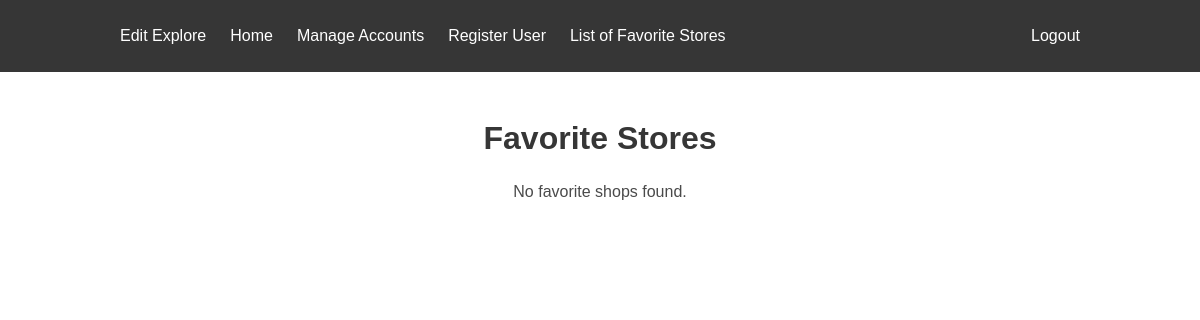
Before: /favorites with the older database file.
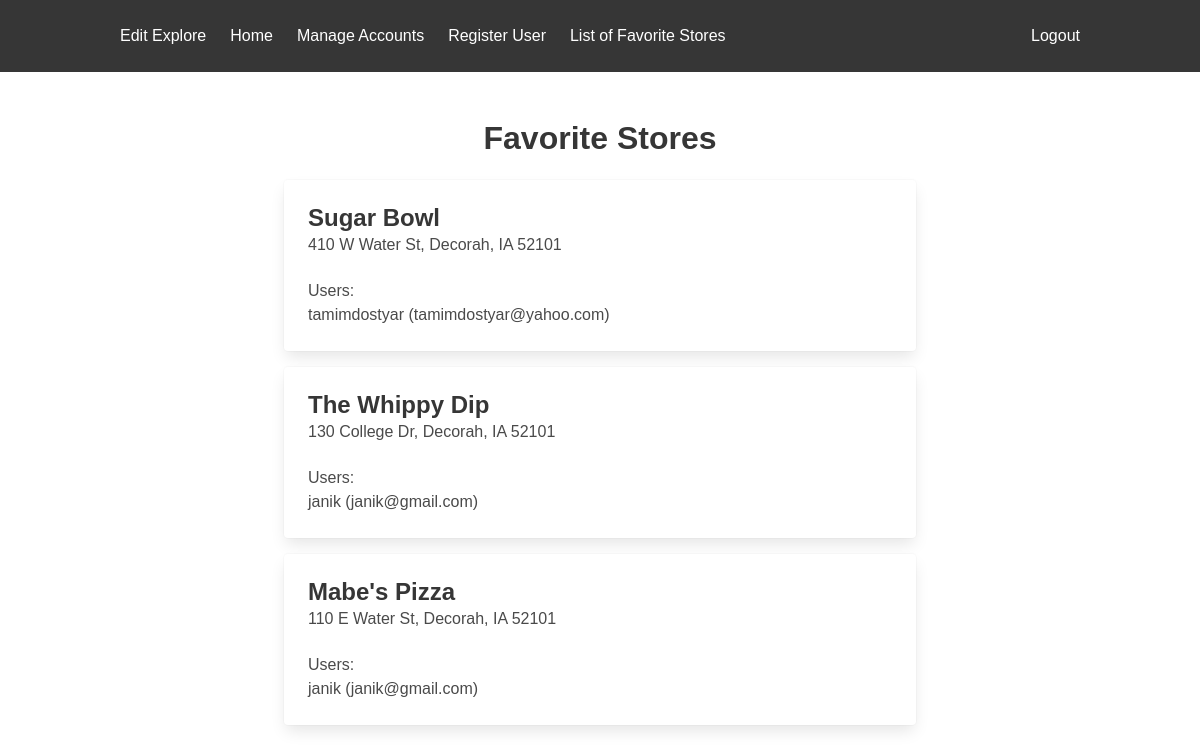
After: the same page with the newer database file.
### mapsource/loginP/models.py (models this page shows)
class Favorit_store(db.Model):
    id = db.Column(db.Integer, primary_key=True)
    title = db.Column(db.String(200), nullable=False)
    location = db.Column(db.String(200), nullable=False)
    url = db.Column(db.String(200), nullable=False)
    rating = db.Column(db.Float, nullable=False)
    user_id = db.Column(db.Integer, db.ForeignKey('user.id'), nullable=False)

class User(UserMixin, db.Model):
    id = db.Column(db.Integer, primary_key=True)
    username = db.Column(db.String(150), unique=True, nullable=False)
    email = db.Column(db.String(150), unique=True, nullable=False)
    password = db.Column(db.String(200), nullable=False)
    is_admin = db.Column(db.Boolean, default=False)
    favorite_stores = db.relationship('Favorit_store', backref='user', lazy=True)

### mapsource/routes.py (the view)
@bp.route('/favorites')
def list_favorite_stores():
    results = db.session.query(
        Favorit_store.title,
        Favorit_store.location,
        Favorit_store.url,
        Favorit_store.rating,
        User.username,
        User.email
    ).join(User, Favorit_store.user_id == User.id).all()
    stores_with_users = {}
    for title, location, url, rating, username, email in results:
        store_key = (title, location, rating)
        if store_key not in stores_with_users:
            stores_with_users[store_key] = {
                "title": title,
                "location": location,
                "url": url,
                "rating": rating,
                "users": []
            }
        stores_with_users[store_key]['users'].append({
            "username": username,
            "email": email
        })
    grouped_stores = list(stores_with_users.values())
    return render_template('listoffavorites.html', stores=grouped_stores)

### mapsource/templates/listoffavorites.html (shortened to what this page needs)
<!DOCTYPE html>
<html lang="en">
<head>
    <link href="https://cdn.jsdelivr.net/npm/bulma@0.9.3/css/bulma.min.css" rel="stylesheet">
    <link href="/static/style.css" rel="stylesheet">
    <link href="https://unpkg.com/leaflet@1.7.1/dist/leaflet.css" rel="stylesheet">
    <link rel="stylesheet" href="https://unpkg.com/leaflet-routing-machine/dist/leaflet-routing-machine.css">
</head>
<body>
    <nav class="navbar is-dark">
        <div class="container">
            <div id="navbarMenu" class="navbar-menu">
                <div class="navbar-start">
                    <a class="navbar-item" href="{{ url_for('viewsc.edit_web') }}">Edit Explore</a>
                    <a class="navbar-item" href="{{ url_for('viewsc.admin_welcome') }}">Home</a>
                    <a class="navbar-item" href="{{ url_for('auth.manage_accounts') }}">Manage Accounts</a>
                    <a class="navbar-item" href="{{ url_for('auth.createAccount') }}">Register User</a>
                    <a class="navbar-item" href="{{ url_for('viewsc.list_favorite_stores') }}">List of Favorite Stores</a>
                </div>
                <div class="navbar-end">
                    <a class="navbar-item" href="{{ url_for('auth.logout') }}">Logout</a>
                </div>
            </div>
        </div>
    </nav>
    <body>
        <section class="section">
            <div class="container">
                <h1 class="title has-text-centered mb-5">Favorite Stores</h1>
                <div class="columns is-centered">
                    <div class="column is-8">
                        {% if stores %}
                        {% for store in stores %}
                            <div class="card mb-4">
                                <div class="card-content">
                                    <p class="title is-4">{{ store.title }}</p>
                                    <p class="subtitle is-6">{{ store.location }}</p>
                                    <p>Users:</p>
                                    <ul>
                                        {% for user in store.users %}
                                            <li>{{ user.username }} ({{ user.email }})</li>
                                        {% endfor %}
                                    </ul>
                                </div>
                            </div>
                        {% endfor %}
                    {% else %}
                        <p class="has-text-centered">No favorite shops found.</p>
                    {% endif %}
                    </div>
                </div>
            </div>
        </section>
</body>
</html>

### mapsource/static/style.css (style rules this page uses)
body, html { margin: 0; padding: 0; height: 100%; font-family: Arial, sans-serif; }
nav { background-color: transparent; color: white; padding: 10px 0; position: fixed; width: 100%; top: 0; z-index: 10; }
nav .container { display: flex; justify-content: center; }
* { box-sizing: border-box; }

Changed rows visible on the page:
added Favorit_store: title "Sugar Bowl", location "410 W Water St, Decorah, IA 52101", username "tamimdostyar", email "tamimdostyar@yahoo.com"
added Favorit_store: title "The Whippy Dip", location "130 College Dr, Decorah, IA 52101", username "janik", email "janik@gmail.com"
added Favorit_store: title "Mabe's Pizza", location "110 E Water St, Decorah, IA 52101", username "janik", email "janik@gmail.com"
Other visible differences:
text no longer shown: "No favorite shops found."
